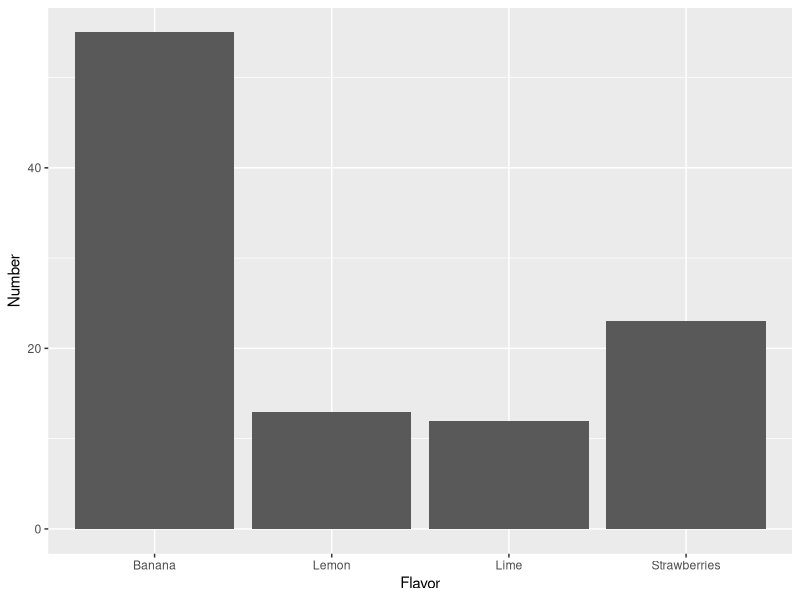
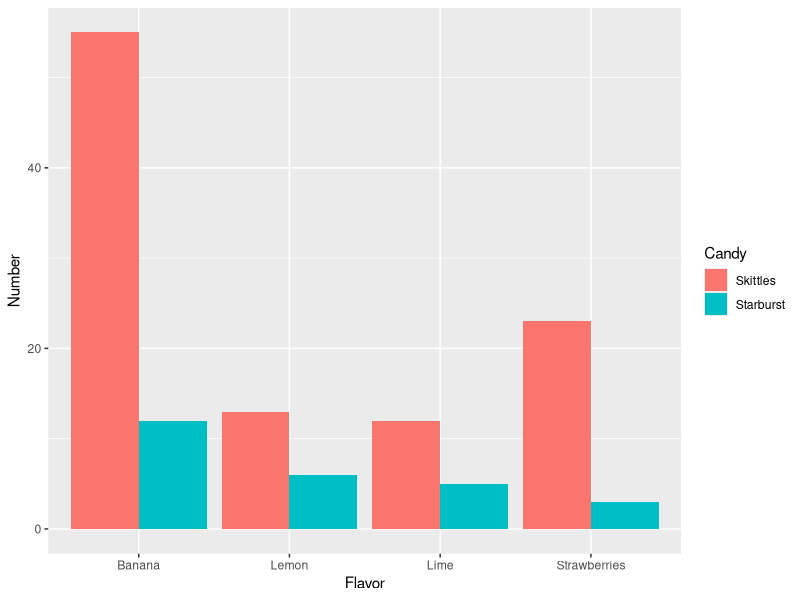

Write the R code that produced these figures, in order.
## ---- chunk 1
my_data <- read.table('data_sheet_candy.txt', header = T)
## ---- chunk 2
my_data
## ---- chunk 3
library(ggplot2)
ggplot(data=my_data, aes(x=Flavor, y=Number)) + geom_bar(stat='identity')
## ---- chunk 4
two_candies <- read.table('data_sheet_two_candies.txt', header = T)
## ---- chunk 5
ggplot(data=two_candies, aes(x=Flavor, y=Number, fill=Candy)) + geom_bar(stat='identity', position="dodge")
